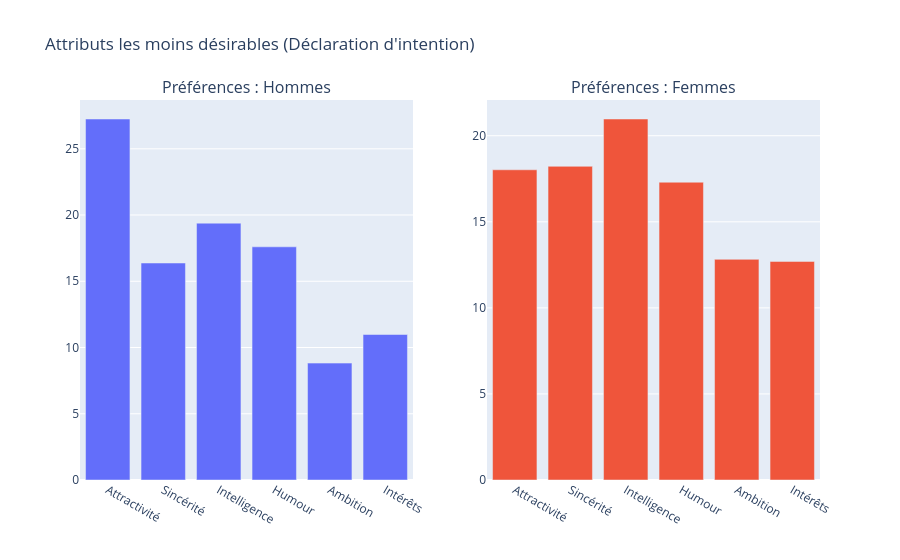

The cell this chart's notebook holds for it:
### Code cell
# Utilisation de subplots pour comparer Hommes (1) et Femmes (0)
fig = make_subplots(rows=1, cols=2, subplot_titles=("Préférences : Hommes", "Préférences : Femmes"))

pref_cols = ['attr1_1', 'sinc1_1', 'intel1_1', 'fun1_1', 'amb1_1', 'shar1_1']
names = ['Attractivité', 'Sincérité', 'Intelligence', 'Humour', 'Ambition', 'Intérêts']

fig.add_trace(go.Bar(x=names, y=profiles[profiles.gender=="Male"][pref_cols].mean(), name="H"), row=1, col=1)
fig.add_trace(go.Bar(x=names, y=profiles[profiles.gender=="Female"][pref_cols].mean(), name="F"), row=1, col=2)

fig.update_layout(title_text="Attributs les moins désirables (Déclaration d'intention)", showlegend=False)
fig.show()

### Figure 1 — Plotly figure (JSON) as saved in the notebook; plotly's stock layout.template omitted (floating-point values rounded to 4 significant figures)
{"data": [{"name": "H", "type": "bar", "x": ["Attractivité", "Sincérité", "Intelligence", "Humour", "Ambition", "Intérêts"], "xaxis": "x", "y": [27.25, 16.38, 19.39, 17.6, 8.824, 10.98], "yaxis": "y"}, {"name": "F", "type": "bar", "x": ["Attractivité", "Sincérité", "Intelligence", "Humour", "Ambition", "Intérêts"], "xaxis": "x2", "y": [18.02, 18.22, 20.97, 17.3, 12.82, 12.7], "yaxis": "y2"}], "layout": {"annotations": [{"font": {"size": 16}, "showarrow": false, "text": "Préférences : Hommes", "x": 0.225, "xanchor": "center", "xref": "paper", "y": 1, "yanchor": "bottom", "yref": "paper"}, {"font": {"size": 16}, "showarrow": false, "text": "Préférences : Femmes", "x": 0.775, "xanchor": "center", "xref": "paper", "y": 1, "yanchor": "bottom", "yref": "paper"}], "showlegend": false, "title": {"text": "Attributs les moins désirables (Déclaration d'intention)"}, "xaxis": {"anchor": "y", "domain": [0, 0.45]}, "xaxis2": {"anchor": "y2", "domain": [0.55, 1]}, "yaxis": {"anchor": "x", "domain": [0, 1]}, "yaxis2": {"anchor": "x2", "domain": [0, 1]}}}
